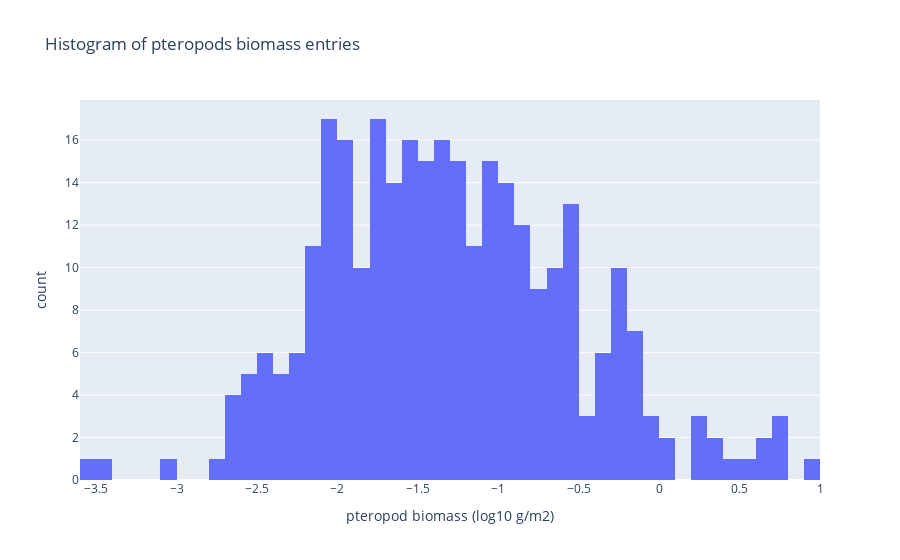

Notebook code cell kept with this figure:
### Code cell
ds_pter_2deg_no_0=ds_pter_2deg.where(ds_pter_2deg!=0,np.nan)
flat_data = ds_pter_2deg_no_0.values.flatten()
valid_data = flat_data[~np.isnan(flat_data)]

df = pd.DataFrame({"pteropod biomass (log10 g/m2)": valid_data})

fig = px.histogram(
    np.log10(df),
    x="pteropod biomass (log10 g/m2)",
    nbins=50,
    labels={"count": "frequency"},
    title="Histogram of pteropods biomass entries "
)
fig.show()

### Figure 1 — Plotly figure (JSON) as saved in the notebook; plotly's stock layout.template omitted (floating-point values rounded to 4 significant figures; data arrays with more than 128 entries replaced by an {"elided": "..."} marker saying what was removed)
{"data": [{"bingroup": "x", "hovertemplate": "pteropod biomass (log10 g/m2)=%{x}<br>count=%{y}<extra></extra>", "legendgroup": "", "marker": {"color": "#636efa", "pattern": {"shape": ""}}, "name": "", "nbinsx": 50, "orientation": "v", "showlegend": false, "type": "histogram", "x": {"elided": "305 float values"}, "xaxis": "x", "yaxis": "y"}], "layout": {"barmode": "relative", "legend": {"tracegroupgap": 0}, "title": {"text": "Histogram of pteropods biomass entries "}, "xaxis": {"anchor": "y", "domain": [0, 1], "title": {"text": "pteropod biomass (log10 g/m2)"}}, "yaxis": {"anchor": "x", "domain": [0, 1], "title": {"text": "count"}}}}
